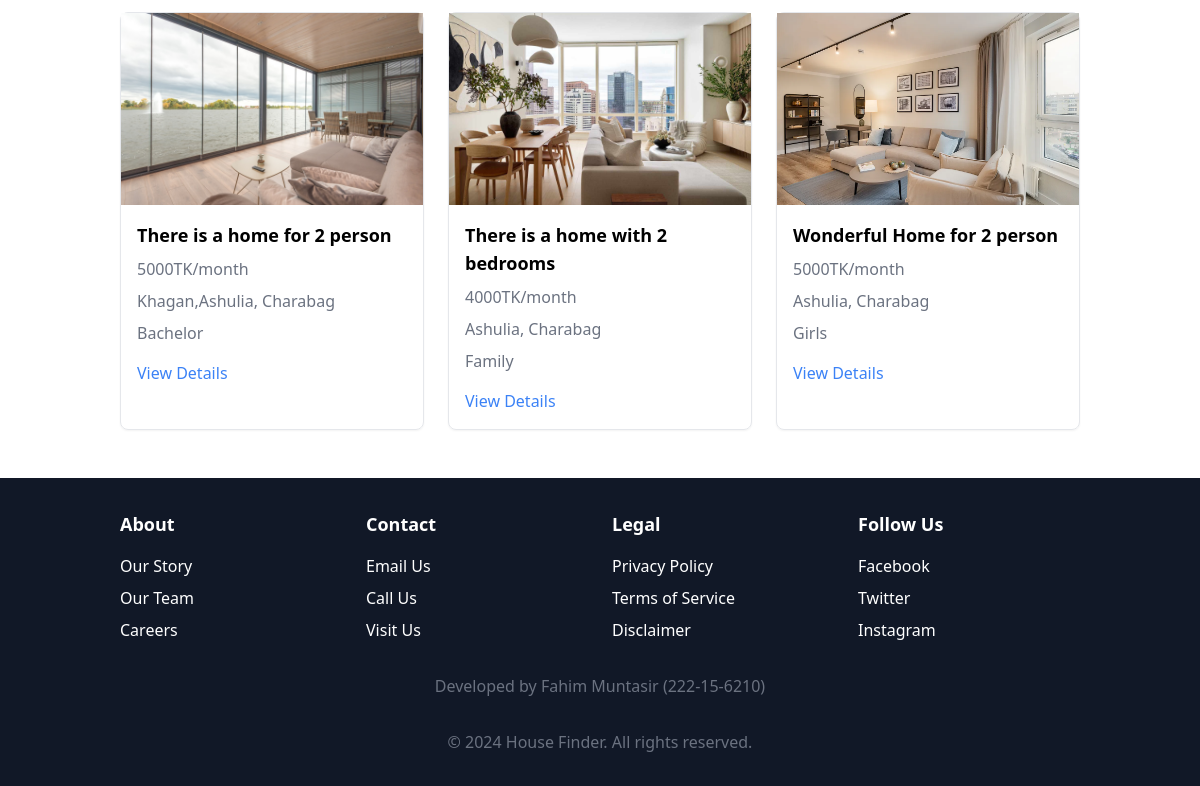
Before: / (lower part) with the older database file.
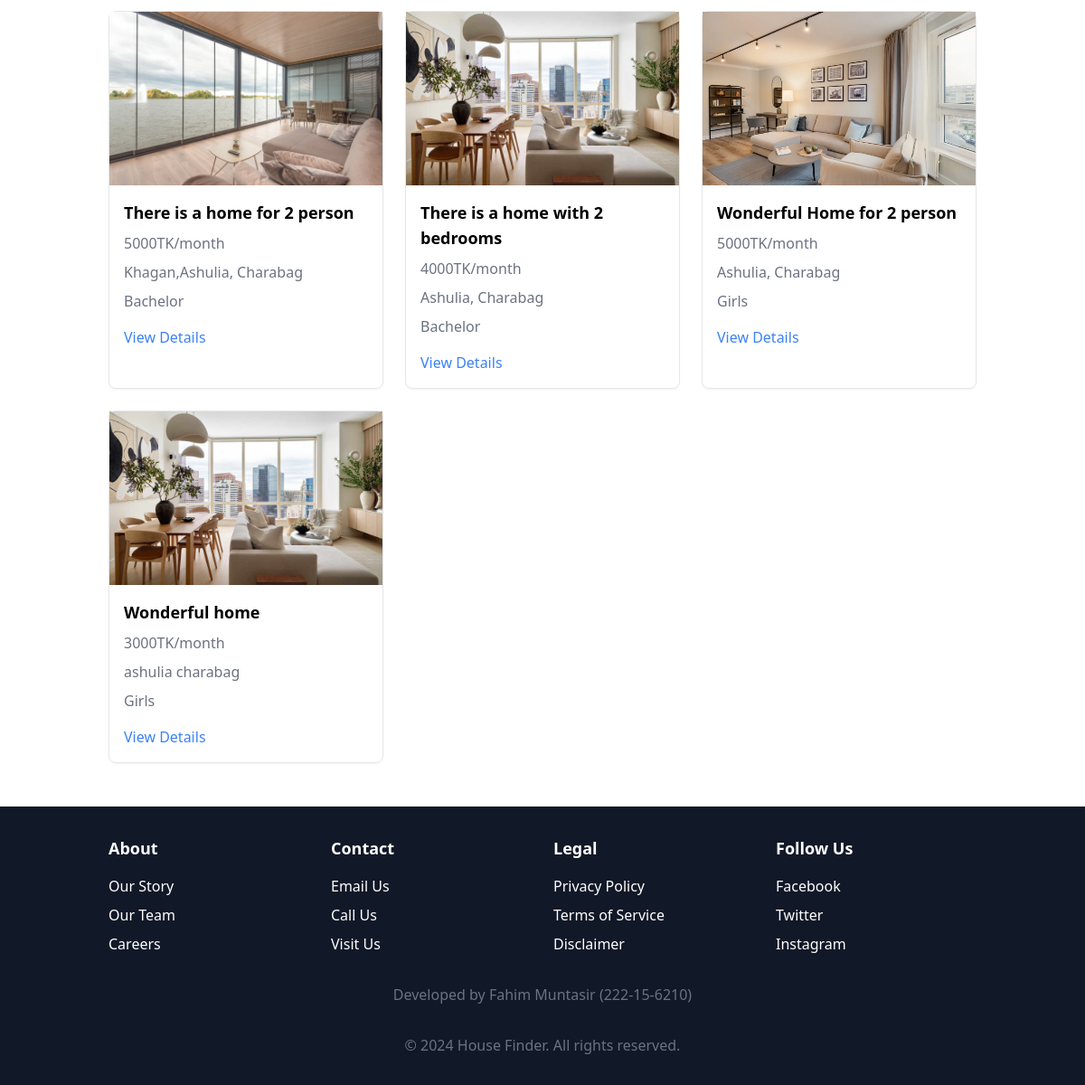
After: the same page with the newer database file.
### houseFinderApp/models.py (models this page shows, shortened)
class user_details(models.Model):
    user = models.OneToOneField(User, on_delete=models.CASCADE)
    product_pic = models.ImageField(upload_to="product_image", null=True, blank=True )
    product_contact = models.IntegerField(null=True, blank=True)
    product_address = models.CharField(max_length=100,null=True, blank=True)
    product_description = models.CharField(max_length=500, null=True, blank=True)
    product_price = models.IntegerField(null=True, blank=True)
    product_title = models.CharField(max_length=500, null=True, blank=True)
    require = models.CharField(max_length=100,null=True, blank=True)
    if_posted = models.IntegerField(null=True, blank=True)
    date = models.DateField(null=True, blank=True)
    address = models.CharField(max_length=200, null=True, blank=True)
    gender = models.CharField(max_length=100,null=True, blank=True)
    description = models.CharField(max_length=500, null=True, blank=True)
    dp = models.ImageField(upload_to="dp_image", null=True, blank=True )

### houseFinderApp/views.py (the view)
# urls.py: path('',index,name='index'),
def index(request):
    queryset = user_details.objects.all()
    if request.GET.get('search'):
        queryset = queryset.filter(require__icontains = request.GET.get('search'))
    context = {'queryset' : queryset}
    return render(request, 'index.html', context)

### houseFinderApp/templates/index.html (shortened to what the changed rows need)
<!doctype html>
<html lang="en">
<head>
    {%load static%}
    <link rel="stylesheet" href="{% static 'style.css' %}">
</head>
<body>
<div class="container mx-auto my-12 px-4 sm:px-6 lg:px-8">
    <div class="grid grid-cols-1 gap-6 sm:grid-cols-2 lg:grid-cols-3">
        {% for q in queryset %}
        {% if q.if_posted %}
        <div class="rounded-lg border bg-card text-card-foreground shadow-sm" data-v0-t="card">
            <img
                    src="/media/{{q.product_pic}}"
                    alt="Home 1"
                    class="h-48 w-full object-cover"
                    style="aspect-ratio: 400 / 300; object-fit: cover;"
            />
            <div class="p-4">
                <h3 class="text-lg font-bold">{{q.product_title}}</h3>
                <p class="mt-2 text-gray-500">{{q.product_price}}TK/month</p>
                <p class="mt-2 text-gray-500">{{q.product_address}}</p>
                <p class="mt-2 text-gray-500">{{q.require}}</p>
                <div class="mt-4">
                    <a class="text-blue-500 hover:underline" href="/product_page/{{q.id}}/">
                        View Details
                    </a>
                </div>
            </div>
        </div>
        {% endif %}
        {% endfor %}
    </div>
</div>
</body>
</html>

Changed rows visible on the page:
changed user_details "There is a home with 2 bedrooms": require "Family" → "Bachelor"
added user_details: product_pic (picture), product_title "Wonderful home", product_price "3000", product_address "ashulia charabag", require "Girls"
